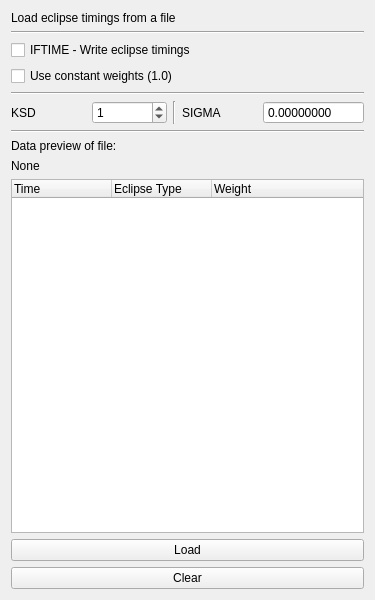
<?xml version="1.0" encoding="UTF-8"?>
<ui version="4.0">
 <class>EclipseWidget</class>
 <widget class="QWidget" name="EclipseWidget">
  <property name="geometry">
   <rect>
    <x>0</x>
    <y>0</y>
    <width>375</width>
    <height>600</height>
   </rect>
  </property>
  <property name="minimumSize">
   <size>
    <width>375</width>
    <height>600</height>
   </size>
  </property>
  <property name="maximumSize">
   <size>
    <width>400</width>
    <height>900</height>
   </size>
  </property>
  <property name="windowTitle">
   <string>Eclipse Timings</string>
  </property>
  <layout class="QGridLayout" name="gridLayout">
   <item row="5" column="0">
    <widget class="QLabel" name="label_16">
     <property name="toolTip">
      <string>Set standard deviation apply method. [?]</string>
     </property>
     <property name="whatsThis">
      <string>&lt;html&gt;&lt;head/&gt;&lt;body&gt;&lt;p&gt;An integer array that is 0, 1, or 2 for each input sub-dataset (velocity, light, or eclipse timings). &lt;/p&gt;&lt;p&gt;The KSDs tell DC whether to apply the input standard deviations (σ’s) to compute curvedependent weights (KSD=0), &lt;/p&gt;&lt;p&gt;to apply DC’s internally computed σ’s for the weights (KSD=1),&lt;/p&gt;&lt;p&gt;or to apply σ’s based on one or two restricted phase ranges for the weights (KSD=2).&lt;/p&gt;&lt;p&gt;&lt;span style=&quot; font-weight:600;&quot;&gt;If unsure, set to 1.&lt;/span&gt;&lt;/p&gt;&lt;/body&gt;&lt;/html&gt;</string>
     </property>
     <property name="text">
      <string>KSD</string>
     </property>
    </widget>
   </item>
   <item row="5" column="1">
    <widget class="QSpinBox" name="ksd_box">
     <property name="buttonSymbols">
      <enum>QAbstractSpinBox::UpDownArrows</enum>
     </property>
     <property name="minimum">
      <number>0</number>
     </property>
     <property name="maximum">
      <number>2</number>
     </property>
     <property name="value">
      <number>1</number>
     </property>
    </widget>
   </item>
   <item row="9" column="0" colspan="5">
    <widget class="QTreeWidget" name="datawidget">
     <column>
      <property name="text">
       <string>Time</string>
      </property>
     </column>
     <column>
      <property name="text">
       <string>Eclipse Type</string>
      </property>
     </column>
     <column>
      <property name="text">
       <string>Weight</string>
      </property>
     </column>
    </widget>
   </item>
   <item row="5" column="3">
    <widget class="QLabel" name="label_11">
     <property name="toolTip">
      <string>Estimated standard deviation of observed light</string>
     </property>
     <property name="text">
      <string>SIGMA</string>
     </property>
    </widget>
   </item>
   <item row="7" column="0" colspan="2">
    <widget class="QLabel" name="label">
     <property name="text">
      <string>Data preview of file:</string>
     </property>
    </widget>
   </item>
   <item row="3" column="0" colspan="5">
    <widget class="QCheckBox" name="constant_weight_checkbox">
     <property name="toolTip">
      <string>&lt;html&gt;&lt;head/&gt;&lt;body&gt;&lt;p&gt;If checked, third column will be ignored and all weights will be assumed as unity.&lt;/p&gt;&lt;p&gt;If there isn't a third column, program will fill weights with unity too, regardless of this option.&lt;/p&gt;&lt;/body&gt;&lt;/html&gt;</string>
     </property>
     <property name="text">
      <string>Use constant weights (1.0)</string>
     </property>
    </widget>
   </item>
   <item row="8" column="0" colspan="5">
    <widget class="QLabel" name="filepath_label">
     <property name="text">
      <string>None</string>
     </property>
    </widget>
   </item>
   <item row="1" column="0" colspan="5">
    <widget class="Line" name="line_12">
     <property name="orientation">
      <enum>Qt::Horizontal</enum>
     </property>
    </widget>
   </item>
   <item row="4" column="0" colspan="5">
    <widget class="Line" name="line_2">
     <property name="orientation">
      <enum>Qt::Horizontal</enum>
     </property>
    </widget>
   </item>
   <item row="6" column="0" colspan="5">
    <widget class="Line" name="line_13">
     <property name="orientation">
      <enum>Qt::Horizontal</enum>
     </property>
    </widget>
   </item>
   <item row="0" column="0" colspan="5">
    <widget class="QLabel" name="label_53">
     <property name="text">
      <string>Load eclipse timings from a file</string>
     </property>
    </widget>
   </item>
   <item row="5" column="2">
    <widget class="Line" name="line">
     <property name="orientation">
      <enum>Qt::Vertical</enum>
     </property>
    </widget>
   </item>
   <item row="2" column="0" colspan="4">
    <widget class="QCheckBox" name="iftime_chk">
     <property name="text">
      <string>IFTIME - Write eclipse timings</string>
     </property>
    </widget>
   </item>
   <item row="10" column="0" colspan="5">
    <widget class="QPushButton" name="load_btn">
     <property name="text">
      <string>Load</string>
     </property>
    </widget>
   </item>
   <item row="11" column="0" colspan="5">
    <widget class="QPushButton" name="clear_btn">
     <property name="text">
      <string>Clear</string>
     </property>
    </widget>
   </item>
   <item row="5" column="4">
    <widget class="QDoubleSpinBox" name="sigma_ipt">
     <property name="buttonSymbols">
      <enum>QAbstractSpinBox::NoButtons</enum>
     </property>
     <property name="decimals">
      <number>8</number>
     </property>
     <property name="maximum">
      <double>99999.000000000000000</double>
     </property>
    </widget>
   </item>
  </layout>
 </widget>
 <resources/>
 <connections/>
</ui>
